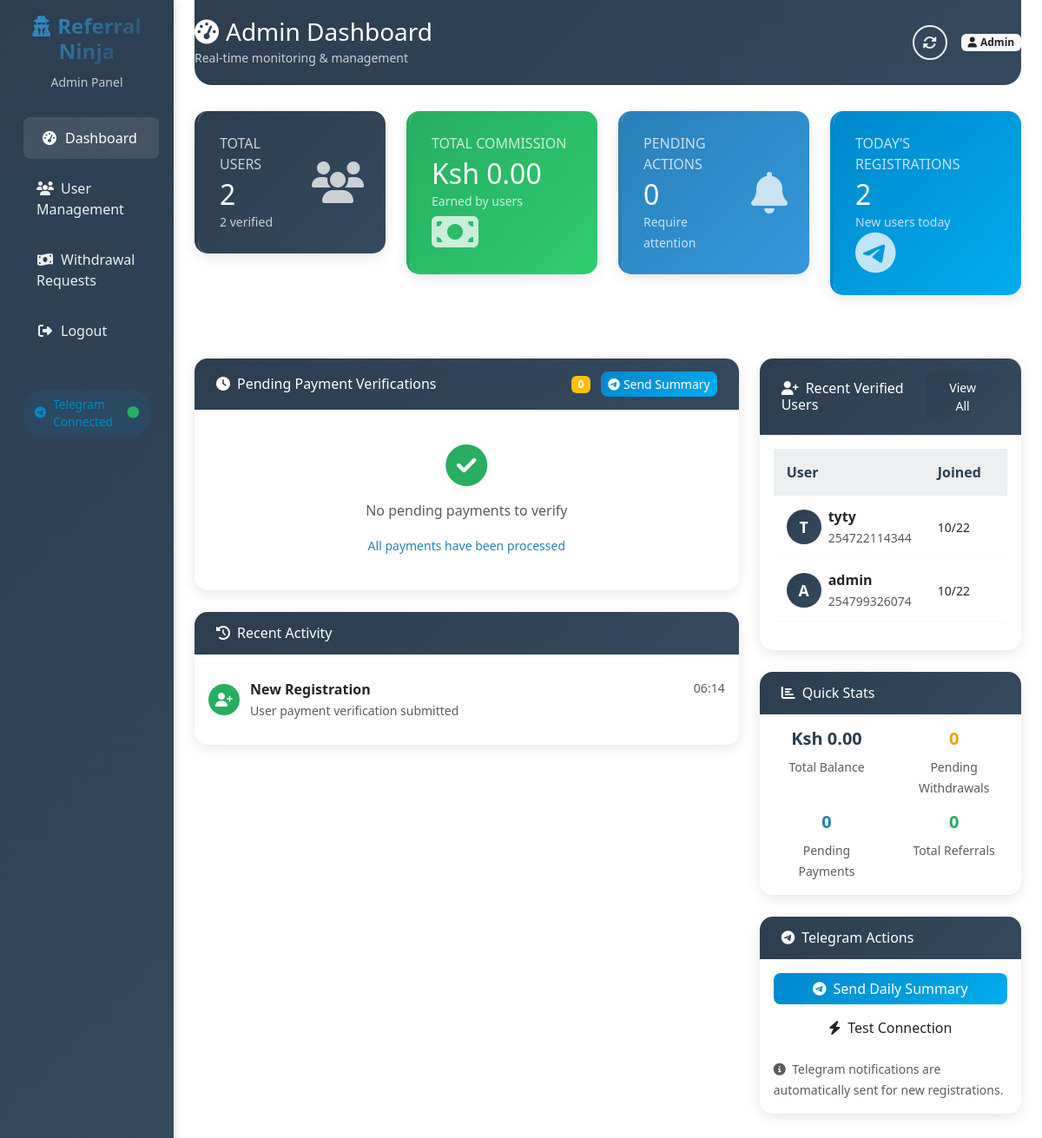
The app's page /admin/dashboard (signed in), older data.
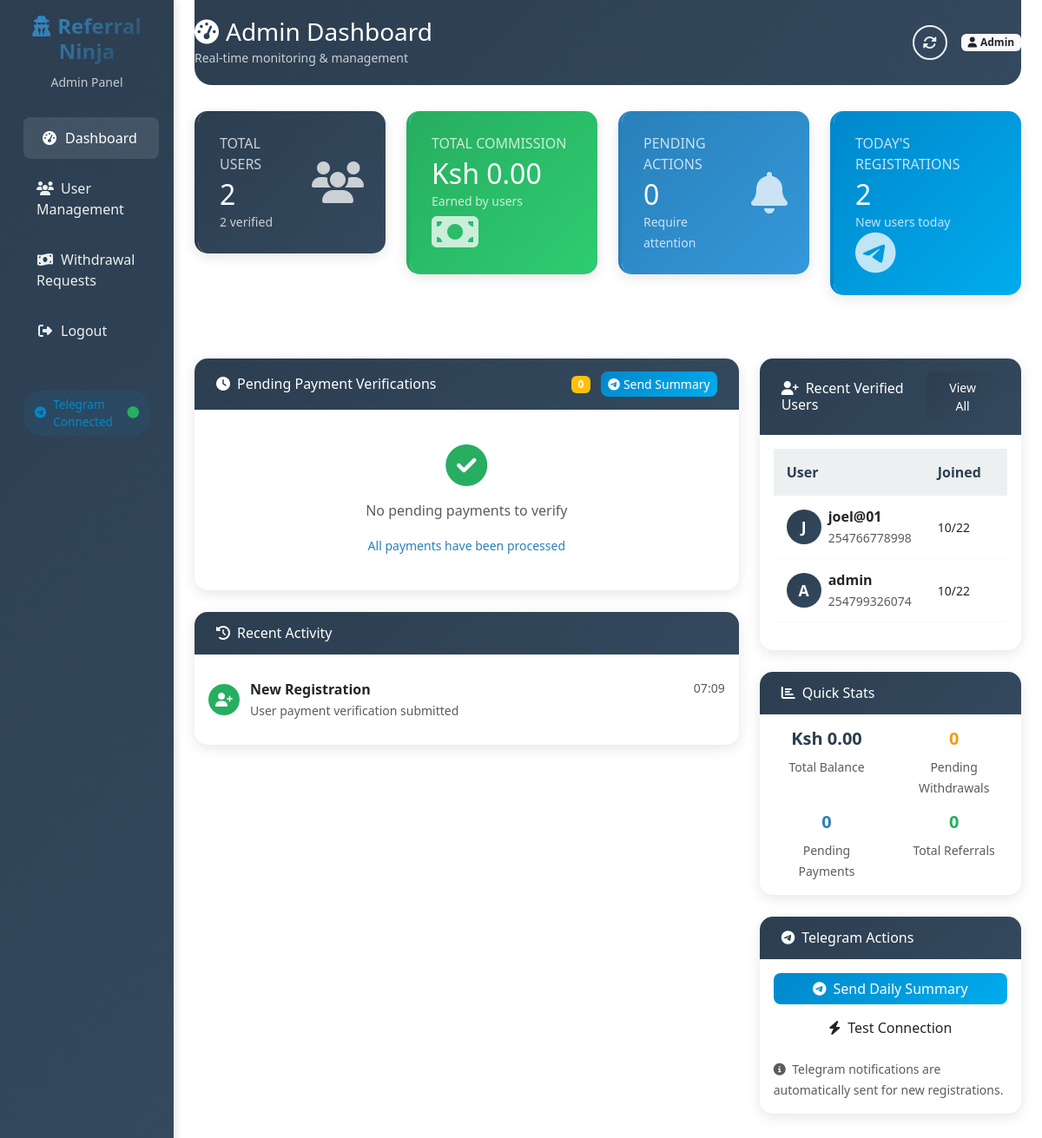
The same page, newer data.
### app.py (models this page shows, shortened)
class Transaction(db.Model):
    id = db.Column(db.Integer, primary_key=True)
    user_id = db.Column(db.Integer, db.ForeignKey('user.id'), nullable=False)
    amount = db.Column(db.Float, nullable=False)
    transaction_type = db.Column(db.String(50))
    status = db.Column(db.String(20), default='pending')
    mpesa_code = db.Column(db.String(50))
    phone_number = db.Column(db.String(20))
    description = db.Column(db.Text)
    mpesa_message = db.Column(db.Text)
    created_at = db.Column(db.DateTime, default=lambda: datetime.now(timezone.utc))
    user = db.relationship('User', backref='transactions')

class User(UserMixin, db.Model):
    id = db.Column(db.Integer, primary_key=True)
    username = db.Column(db.String(80), unique=True, nullable=False)
    email = db.Column(db.String(120), unique=True, nullable=False)
    password_hash = db.Column(db.String(200), nullable=False)
    phone_number = db.Column(db.String(20), unique=True, nullable=False)
    balance = db.Column(db.Float, default=0.0)
    referral_code = db.Column(db.String(10), unique=True)
    referred_by = db.Column(db.String(10))
    referral_balance = db.Column(db.Float, default=0.0)
    total_earned = db.Column(db.Float, default=0.0)
    total_withdrawn = db.Column(db.Float, default=0.0)
    referral_count = db.Column(db.Integer, default=0)
    is_admin = db.Column(db.Boolean, default=False)
    is_verified = db.Column(db.Boolean, default=False)
    is_active = db.Column(db.Boolean, default=True)
    created_at = db.Column(db.DateTime, default=lambda: datetime.now(timezone.utc))
    user_rank = db.Column(db.String(20), default='Bronze')
    total_commission = db.Column(db.Float, default=0.0)
    referral_source = db.Column(db.String(20), default='direct')
    reset_token = db.Column(db.String(100), unique=True)
    reset_token_expires = db.Column(db.DateTime)

### app.py (the view)
@app.route('/admin/dashboard')
@login_required
@admin_required
def admin_dashboard():
    print(f"Admin access by: {current_user.username}")
    try:
        db.session.execute(text('SELECT 1'))
        print("Database connection test passed")
        total_users = User.query.count()
        total_verified = User.query.filter_by(is_verified=True).count()
        total_referrals = Referral.query.count()
        total_commission = db.session.query(db.func.sum(User.total_commission)).scalar() or 0
        total_withdrawn_amount = db.session.query(db.func.sum(User.total_withdrawn)).scalar() or 0
        total_balance = db.session.query(db.func.sum(User.balance)).scalar() or 0
        pending_withdrawals = Transaction.query.filter_by(
            transaction_type='withdrawal',
            status='pending'
        ).count()
        pending_payments = Transaction.query.filter_by(
            transaction_type='registration_fee',
            status='pending'
        ).count()
        recent_users = User.query.filter(User.is_verified == True)\
            .order_by(User.created_at.desc())\
            .limit(10)\
            .all()
        pending_transactions = db.session.query(Transaction, User)\
            .join(User, Transaction.user_id == User.id)\
            .filter(Transaction.transaction_type == 'registration_fee',
                    Transaction.status == 'pending')\
            .order_by(Transaction.created_at.desc())\
            .all()
        recent_activity = Transaction.query\
            .order_by(Transaction.created_at.desc())\
            .limit(10)\
            .all()
        current_time = datetime.now(timezone.utc)
        print("All queries successful, rendering template...")
        return render_template('admin_dashboard.html',
                             total_users=total_users,
                             total_verified=total_verified,
                             total_referrals=total_referrals,
                             total_commission=total_commission,
                             total_withdrawn_amount=total_withdrawn_amount,
                             total_balance=total_balance,
                             pending_withdrawals=pending_withdrawals,
                             pending_payments=pending_payments,
                             recent_users=recent_users,
                             pending_transactions=pending_transactions,
                             recent_activity=recent_activity,
                             current_time=current_time)
    except Exception as e:
        print(f"Error in admin_dashboard: {str(e)}")
        import traceback
        traceback.print_exc()
        flash(f'Error accessing admin dashboard: {str(e)}', 'error')
        return redirect(url_for('dashboard'))

### app.py (called while the page is built)
def admin_required(f):
    @wraps(f)
    def decorated_function(*args, **kwargs):
        if not current_user.is_admin:
            flash('Access denied. Admin privileges required.', 'error')
            return redirect(url_for('dashboard'))
        return f(*args, **kwargs)
    return decorated_function

@app.context_processor
def utility_processor():
    return {
        'abs': abs,
        'min': min,
        'max': max,
        'round': round,
        'len': len
    }

@app.context_processor
def inject_now():
    return {'now': datetime.now(timezone.utc)}

@login_manager.user_loader
def load_user(user_id):
    try:
        return db.session.get(User, int(user_id))
    except Exception as e:
        print(f"Error loading user {user_id}: {e}")
        return None

@app.before_request
def before_request():
    try:
        db.session.execute(text('SELECT 1'))
    except Exception as e:
        print(f"Database connection error: {e}")
        db.session.rollback()

### templates/admin_dashboard.html (shortened to what the changed rows need)
<!DOCTYPE html>
<html lang="en">
<head>
    <link href="https://cdn.jsdelivr.net/npm/bootstrap@5.3.0/dist/css/bootstrap.min.css" rel="stylesheet">
    <link rel="stylesheet" href="https://cdnjs.cloudflare.com/ajax/libs/font-awesome/6.4.0/css/all.min.css">
</head>
<body>
    <div class="container-fluid">
        <div class="row">
            <main class="{% if current_user.is_admin %}col-md-9 ms-sm-auto col-lg-10{% else %}col-12{% endif %} px-md-4">
                <div class="main-header">
                    <div class="d-flex justify-content-between align-items-center">
                        <div>
                            <h1 class="h3 mb-0">
                                <i class="fas fa-tachometer-alt me-2"></i>Admin Dashboard
                            </h1>
                        </div>
                    </div>
                </div>
                <div class="row">
                    <div class="col-lg-8 mb-4">
                        <div class="card mt-4">
                            <div class="card-body">
                                <div class="activity-feed">
                                    {% if recent_activity %}
                                        {% for activity in recent_activity %}
                                        <div class="activity-item">
                                            <div class="activity-icon
                                                {% if activity.transaction_type == 'registration_fee' %}activity-registration
                                                {% elif activity.transaction_type == 'withdrawal' %}activity-withdrawal
                                                {% elif activity.transaction_type == 'referral_commission' %}activity-payment
                                                {% else %}activity-telegram{% endif %}">
                                                <i class="fas
                                                    {% if activity.transaction_type == 'registration_fee' %}fa-user-plus
                                                    {% elif activity.transaction_type == 'withdrawal' %}fa-money-bill-wave
                                                    {% elif activity.transaction_type == 'referral_commission' %}fa-hand-holding-usd
                                                    {% else %}fa-bell{% endif %}">
                                                </i>
                                            </div>
                                            <div class="flex-grow-1">
                                                <div class="d-flex justify-content-between">
                                                    <strong>
                                                        {% if activity.transaction_type == 'registration_fee' %}
                                                            New Registration
                                                        {% elif activity.transaction_type == 'withdrawal' %}
                                                            Withdrawal Request
                                                        {% elif activity.transaction_type == 'referral_commission' %}
                                                            Referral Commission
                                                        {% else %}
                                                            System Activity
                                                        {% endif %}
                                                    </strong>
                                                    <small class="text-muted">{{ activity.created_at.strftime('%H:%M') }}</small>
                                                </div>
                                                <small class="text-muted">
                                                    {% if activity.transaction_type == 'registration_fee' %}
                                                        User payment verification submitted
                                                    {% elif activity.transaction_type == 'withdrawal' %}
                                                        Ksh {{ "%.2f"|format(activity.amount|abs) }} withdrawal
                                                    {% elif activity.transaction_type == 'referral_commission' %}
                                                        Ksh {{ "%.2f"|format(activity.amount) }} commission paid
                                                    {% else %}
                                                        {{ activity.description }}
                                                    {% endif %}
                                                </small>
                                            </div>
                                        </div>
                                        {% endfor %}
                                    {% else %}
                                        <div class="text-center py-3">
                                            <i class="fas fa-history fa-2x text-muted mb-2"></i>
                                            <p class="text-muted">No recent activity</p>
                                        </div>
                                    {% endif %}
                                </div>
                            </div>
                        </div>
                    </div>
                    <div class="col-lg-4 mb-4">
                        <div class="card">
                            <div class="card-body">
                                {% if recent_users %}
                                    <div class="table-responsive">
                                        <table class="table table-hover">
                                            <thead>
                                                <tr>
                                                    <th>User</th>
                                                    <th>Joined</th>
                                                    <th>Status</th>
                                                </tr>
                                            </thead>
                                            <tbody>
                                                {% for user in recent_users %}
                                                <tr>
                                                    <td>
                                                        <div class="d-flex align-items-center">
                                                            <div class="user-avatar me-2">
                                                                {{ user.username[0]|upper }}
                                                            </div>
                                                            <div>
                                                                <strong>{{ user.username }}</strong>
                                                                <br>
                                                                <small class="text-muted">{{ user.phone_number }}</small>
                                                            </div>
                                                        </div>
                                                    </td>
                                                    <td><small>{{ user.created_at.strftime('%m/%d') }}</small></td>
                                                    <td>
                                                    </td>
                                                </tr>
                                                {% endfor %}
                                            </tbody>
                                        </table>
                                    </div>
                                {% else %}
                                    <div class="text-center py-4">
                                        <i class="fas fa-users fa-3x text-muted mb-3"></i>
                                        <p class="text-muted">No users found</p>
                                    </div>
                                {% endif %}
                            </div>
                        </div>
                    </div>
                </div>
            </main>
        </div>
    </div>
</body>
</html>

Row changes from the older to the newer data that the page shows:
removed Transaction: transaction_type "New Registration", created_at "06:14"
removed User: username "T", username "tyty", phone_number "254722114344", created_at "10/22"
added Transaction: transaction_type "New Registration", created_at "07:09"
added User: username "J", username "joel@01", phone_number "254766778998", created_at "10/22"
